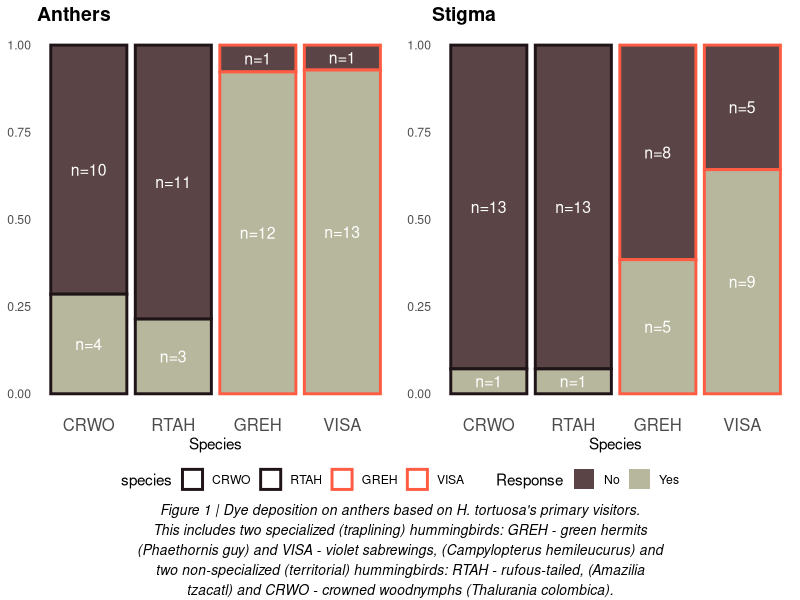
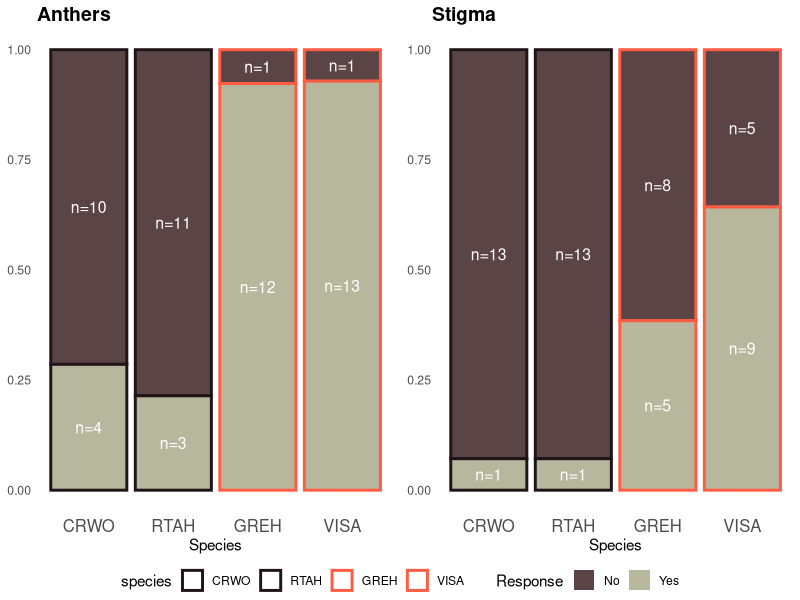

The R source for these figures, in order:
## ---- chunk 1
knitr::opts_chunk$set(echo = FALSE, warning = FALSE, message = FALSE)
## ---- chunk 2
# Load packages
library(dplyr)
library(tidyr)

# Load cleaned data from the 02_outdata folder
ND_clean <- read.csv("../02_outdata/Kotlyar_CIEE_Species_Nectar_Dye_Clean.csv")

# Quick look at the data
anthers_contingency_table <- table(ND_clean$specialization, ND_clean$dye_on_anthers_binary)
stigma_contingency_table <- table(ND_clean$specialization, ND_clean$dye_on_stigma_binary)
## ---- chunk 3
# Anthers
chisq.test(table(ND_clean$specialization, ND_clean$dye_on_anthers_binary))

# Stigma
chisq.test(table(ND_clean$specialization, ND_clean$dye_on_stigma_binary))
## ---- chunk 4
# Try with fishers exact test 
fisher.test(table(ND_clean$specialization, ND_clean$dye_on_anthers_binary))
fisher.test(table(ND_clean$specialization, ND_clean$dye_on_stigma_binary))
## ---- chunk 5
# Anther Graphs

library(ggplot2)
library(ggtext)
library(stringr)

# Convert to data frame and calculate proportions
ND_clean_anthers_table <- as.data.frame.matrix(table(ND_clean$species, ND_clean$dye_on_anthers_binary)) %>%
  tibble::rownames_to_column("species") %>%
  pivot_longer(cols = c("No", "Yes"), names_to = "response", values_to = "count") %>%
  group_by(species) %>%
  mutate(prop = count / sum(count),
         ypos = rev(cumsum(rev(prop))) - prop / 2)

# Set factor
ND_clean_anthers_table$response <- factor(ND_clean_anthers_table$response, levels = c("No", "Yes"))
ND_clean_anthers_table$species <- factor(ND_clean_anthers_table$species, levels = c("CRWO", "RTAH", "GREH", "VISA"))

# Plot
ND_clean_anthers_graph <-
ggplot(ND_clean_anthers_table, aes(x = species, y = prop, fill = response, colour=species)) +
  geom_bar(stat = "identity", size = 1) +
  geom_text(aes(y = ypos, label = paste0("n=", count)), color = "white", size = 4) +
  scale_fill_manual(values = c("Yes" = "#B7B79E", "No" = "#5B4445")) +
  scale_colour_manual(values = c("CRWO" = "#1F1418", "RTAH" = "#1F1418", "GREH" = "#FF5C43", "VISA" = "#FF5C43")) +
  labs(title = "Proportion of Dye on Anthers by Species",
    x = "Species",
    y = NULL,
    fill = "Response") +
  theme_minimal() +
  theme(panel.grid.major = element_blank(),
        panel.grid.minor = element_blank(),
        axis.text.x = element_text(size = 12)) + 
  guides(colour = guide_legend(override.aes = list(fill = "white")))
## ---- chunk 6
# Stigma Graphs

# Convert to data frame and calculate proportions
ND_clean_stigma_table <- as.data.frame.matrix(table(ND_clean$species, ND_clean$dye_on_stigma_binary)) %>%
  tibble::rownames_to_column("species") %>%
  pivot_longer(cols = c("No", "Yes"), names_to = "response", values_to = "count") %>%
  group_by(species) %>%
  mutate(prop = count / sum(count),
         ypos = rev(cumsum(rev(prop))) - prop / 2)

# Set factor
ND_clean_stigma_table$response <- factor(ND_clean_stigma_table$response, levels = c("No", "Yes"))
ND_clean_stigma_table$species <- factor(ND_clean_stigma_table$species, levels = c("CRWO", "RTAH", "GREH", "VISA"))

# Pot
ND_clean_stigma_graph <-
ggplot(ND_clean_stigma_table, aes(x = species, y = prop, fill = response, colour=species)) +
  geom_bar(stat = "identity", size = 1) +
  geom_text(aes(y = ypos, label = paste0("n=", count)), color = "white", size = 4) +
  scale_fill_manual(values = c("Yes" = "#B7B79E", "No" = "#5B4445")) +
  scale_colour_manual(values = c("CRWO" = "#1F1418", "RTAH" = "#1F1418", "GREH" = "#FF5C43", "VISA" = "#FF5C43")) +
  labs(title = "Proportion of Dye on Stigma by Species",
    x = "Species",
    y = NULL,
    fill = "Response") +
  theme_minimal() +
  theme(panel.grid.major = element_blank(),
        panel.grid.minor = element_blank(),
        axis.text.x = element_text(size = 12)) + 
  guides(colour = guide_legend(override.aes = list(fill = "white")))
## ---- chunk 7
library(ggpubr)
library(gridtext)

# Figure caption
fig_caption <- str_wrap("Figure 1 | Dye deposition on anthers based on H. tortuosa's primary visitors. This includes two specialized (traplining) hummingbirds: GREH - green hermits (Phaethornis guy) and VISA - violet sabrewings, (Campylopterus hemileucurus) and two non-specialized (territorial) hummingbirds: RTAH - rufous-tailed, (Amazilia tzacatl) and CRWO - crowned woodnymphs (Thalurania colombica).")

ND_clean_combined <- ggarrange(
  ND_clean_anthers_graph + 
    labs(title = NULL) + 
    theme(plot.margin = margin(t = 20, r = 5, b = 5, l = 5)),
  ND_clean_stigma_graph + 
    labs(title = NULL) + 
    theme(plot.margin = margin(t = 20, r = 5, b = 5, l = 5)), 
  labels = c("Anthers", "Stigma"), 
  ncol = 2, 
  common.legend = TRUE, 
  legend = "bottom") 

ND_clean_combined_test <- annotate_figure(
  ND_clean_combined,
  bottom = text_grob(
    fig_caption, 
    face = "italic",
    hjust = 0.5,
    just = "left",
    size = 10))

ND_clean_combined_test

ggsave("ND_clean_combined.png", ND_clean_combined, bg="transparent", path="../03_figures", width = 8, height = 5)
